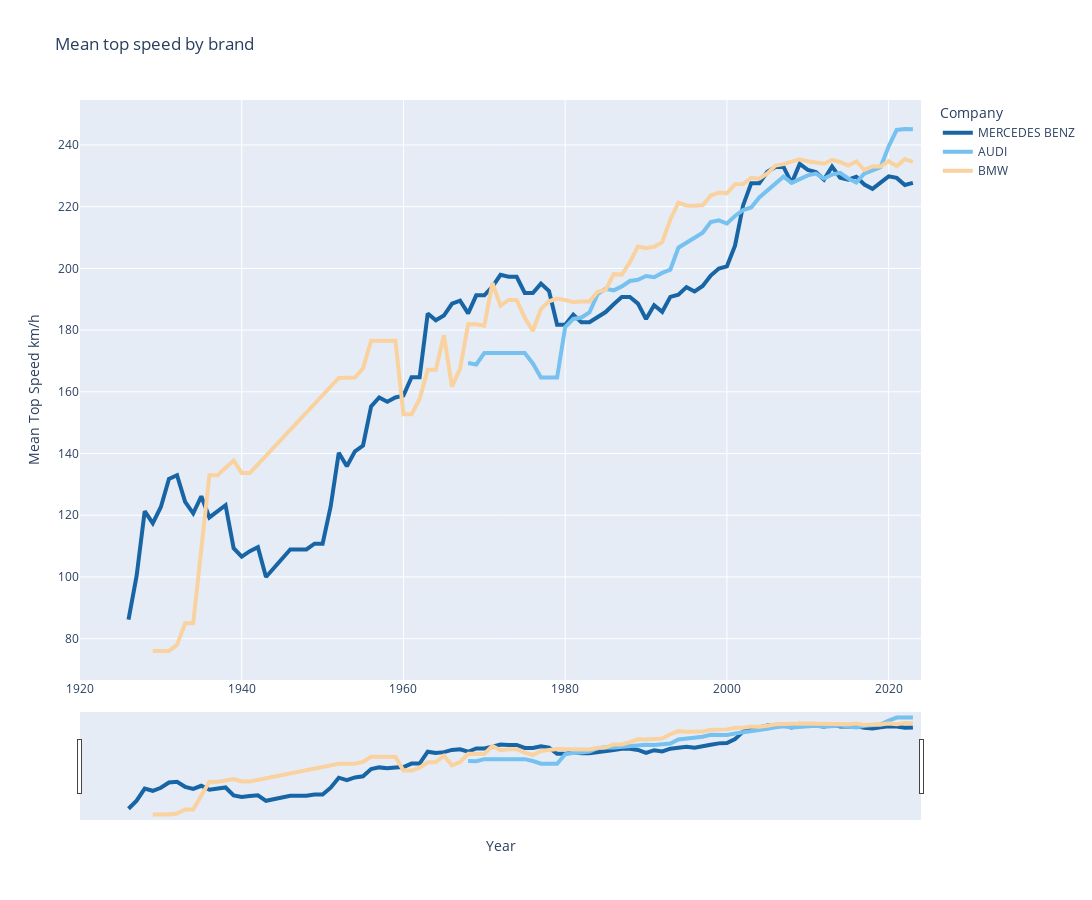

This figure's notebook cell:
### Markdown cell above
## Velocidade Média por Marca por Ano

### Code cell
brands_filter = ['BMW', 'AUDI', 'MERCEDES BENZ']

filtered_evolution_top_speed = evolution_top_speed[evolution_top_speed['Company'].isin(brands_filter)]

fig = px.line(filtered_evolution_top_speed,
                x='Year',
                y='Mean Top Speed km/h',
                title='Mean top speed by brand',
                color='Company',
                color_discrete_sequence=line_colors,
                width=1200,
                height=900,
                )

fig.update_traces(line=dict(width=4))

fig.update_layout(xaxis_title='Year',
                  yaxis_title='Mean Top Speed km/h',
                  title='Mean top speed by brand',
                  xaxis=dict(range=[1920, 2024]),
                  xaxis_rangeslider_visible=True)

fig.show()

### Figure 1 — Plotly figure (JSON) as saved in the notebook; plotly's stock layout.template omitted (floating-point values rounded to 4 significant figures)
{"data": [{"hovertemplate": "Company=MERCEDES BENZ<br>Year=%{x}<br>Mean Top Speed km/h=%{y}<extra></extra>", "legendgroup": "MERCEDES BENZ", "line": {"color": "#1865A5", "dash": "solid", "width": 4}, "marker": {"symbol": "circle"}, "mode": "lines", "name": "MERCEDES BENZ", "orientation": "v", "showlegend": true, "type": "scatter", "x": [1926, 1927, 1928, 1929, 1930, 1931, 1932, 1933, 1934, 1935, 1936, 1937, 1938, 1939, 1940, 1941, 1942, 1943, 1946, 1947, 1948, 1949, 1950, 1951, 1952, 1953, 1954, 1955, 1956, 1957, 1958, 1959, 1960, 1961, 1962, 1963, 1964, 1965, 1966, 1967, 1968, 1969, 1970, 1971, 1972, 1973, 1974, 1975, 1976, 1977, 1978, 1979, 1980, 1981, 1982, 1983, 1984, 1985, 1986, 1987, 1988, 1989, 1990, 1991, 1992, 1993, 1994, 1995, 1996, 1997, 1998, 1999, 2000, 2001, 2002, 2003, 2004, 2005, 2006, 2007, 2008, 2009, 2010, 2011, 2012, 2013, 2014, 2015, 2016, 2017, 2018, 2019, 2020, 2021, 2022, 2023], "xaxis": "x", "y": [86.2, 100.3, 121.3, 117.4, 122.7, 131.8, 133.0, 124.3, 120.6, 126.2, 119.3, 121.4, 123.2, 109.3, 106.6, 108.3, 109.6, 100, 108.9, 108.9, 108.9, 110.8, 110.8, 122.8, 140.2, 135.9, 140.7, 142.6, 155.3, 158.2, 156.8, 158.2, 158.8, 164.7, 164.7, 185.4, 183.2, 184.7, 188.5, 189.6, 185.4, 191.3, 191.3, 194.1, 197.9, 197.3, 197.3, 192.0, 192.0, 195.1, 192.7, 181.7, 181.7, 185.0, 182.6, 182.6, 184.1, 185.9, 188.4, 190.7, 190.7, 188.6, 183.6, 188.1, 185.9, 190.8, 191.5, 193.9, 192.6, 194.3, 197.7, 200.0, 200.7, 207.4, 220.4, 227.6, 227.6, 231.3, 232.9, 232.9, 227.6, 233.9, 231.9, 231.3, 228.8, 233.0, 229.4, 228.8, 229.7, 227.2, 225.8, 227.9, 229.9, 229.3, 227.0, 227.7], "yaxis": "y"}, {"hovertemplate": "Company=AUDI<br>Year=%{x}<br>Mean Top Speed km/h=%{y}<extra></extra>", "legendgroup": "AUDI", "line": {"color": "#76C1EF", "dash": "solid", "width": 4}, "marker": {"symbol": "circle"}, "mode": "lines", "name": "AUDI", "orientation": "v", "showlegend": true, "type": "scatter", "x": [1927, 1928, 1929, 1930, 1931, 1932, 1968, 1969, 1970, 1971, 1972, 1973, 1974, 1975, 1976, 1977, 1978, 1979, 1980, 1981, 1982, 1983, 1984, 1985, 1986, 1987, 1988, 1989, 1990, 1991, 1992, 1993, 1994, 1995, 1996, 1997, 1998, 1999, 2000, 2001, 2002, 2003, 2004, 2005, 2006, 2007, 2008, 2009, 2010, 2011, 2012, 2013, 2014, 2015, 2016, 2017, 2018, 2019, 2020, 2021, 2022, 2023], "xaxis": "x", "y": [null, null, null, null, null, null, 169.3, 168.9, 172.5, 172.5, 172.5, 172.5, 172.5, 172.5, 169.2, 164.6, 164.6, 164.6, 181, 183.6, 184.1, 185.7, 191.7, 193.4, 192.9, 194.2, 195.9, 196.3, 197.5, 197.1, 198.5, 199.6, 206.7, 208.4, 210.2, 211.6, 215.0, 215.6, 214.5, 217, 218.9, 219.8, 223.0, 225.3, 227.8, 229.7, 227.7, 229.1, 230.1, 230.7, 229.1, 230.4, 231.0, 229.2, 227.8, 230.8, 231.9, 232.8, 239.5, 244.9, 245.2, 245.1], "yaxis": "y"}, {"hovertemplate": "Company=BMW<br>Year=%{x}<br>Mean Top Speed km/h=%{y}<extra></extra>", "legendgroup": "BMW", "line": {"color": "#f9d29f", "dash": "solid", "width": 4}, "marker": {"symbol": "circle"}, "mode": "lines", "name": "BMW", "orientation": "v", "showlegend": true, "type": "scatter", "x": [1929, 1930, 1931, 1932, 1933, 1934, 1936, 1937, 1938, 1939, 1940, 1941, 1952, 1953, 1954, 1955, 1956, 1957, 1958, 1959, 1960, 1961, 1962, 1963, 1964, 1965, 1966, 1967, 1968, 1969, 1970, 1971, 1972, 1973, 1974, 1975, 1976, 1977, 1978, 1979, 1980, 1981, 1982, 1983, 1984, 1985, 1986, 1987, 1988, 1989, 1990, 1991, 1992, 1993, 1994, 1995, 1996, 1997, 1998, 1999, 2000, 2001, 2002, 2003, 2004, 2005, 2006, 2007, 2008, 2009, 2010, 2011, 2012, 2013, 2014, 2015, 2016, 2017, 2018, 2019, 2020, 2021, 2022, 2023], "xaxis": "x", "y": [76, 76, 76, 78, 85, 85, 133, 133, 135.3, 137.8, 133.7, 133.7, 164.5, 164.5, 164.6, 167.6, 176.6, 176.6, 176.6, 176.6, 152.7, 152.7, 157.7, 167.1, 167.1, 178.3, 161.7, 167.5, 181.9, 181.9, 181.4, 195.3, 188.0, 189.8, 189.8, 184.0, 179.7, 186.8, 189.4, 190.2, 189.8, 189.1, 189.2, 189.2, 192.4, 193, 198.1, 198, 202, 207.1, 206.6, 207.0, 208.5, 215.9, 221.3, 220.4, 220.3, 220.5, 223.6, 224.6, 224.3, 227.3, 227.3, 229.4, 229.1, 230.7, 233.3, 233.8, 234.6, 235.4, 234.7, 234.3, 233.9, 235.2, 234.5, 233.3, 234.7, 231.9, 233.0, 233.0, 234.7, 233.1, 235.4, 234.5], "yaxis": "y"}], "layout": {"height": 900, "legend": {"title": {"text": "Company"}, "tracegroupgap": 0}, "title": {"text": "Mean top speed by brand"}, "width": 1200, "xaxis": {"anchor": "y", "domain": [0, 1], "range": [1920, 2024], "rangeslider": {"visible": true}, "title": {"text": "Year"}}, "yaxis": {"anchor": "x", "domain": [0, 1], "title": {"text": "Mean Top Speed km/h"}}}}
